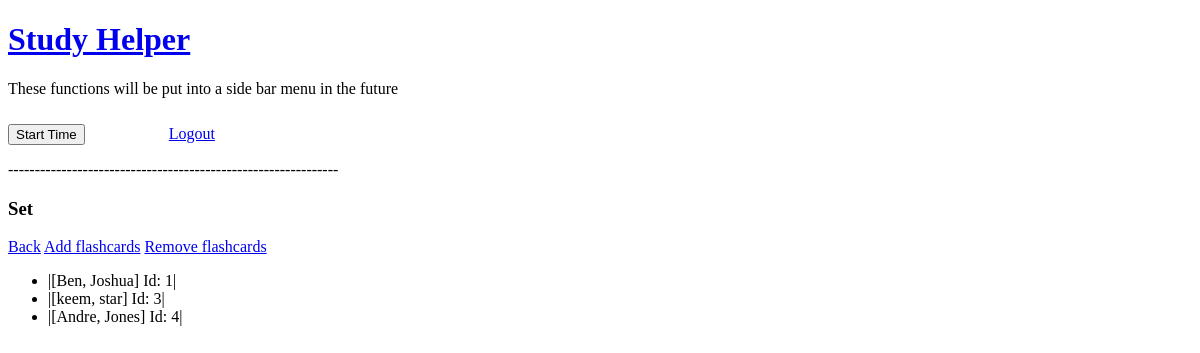
/flashcard/display/Set-1 (signed in), run on an earlier commit of the app's database.
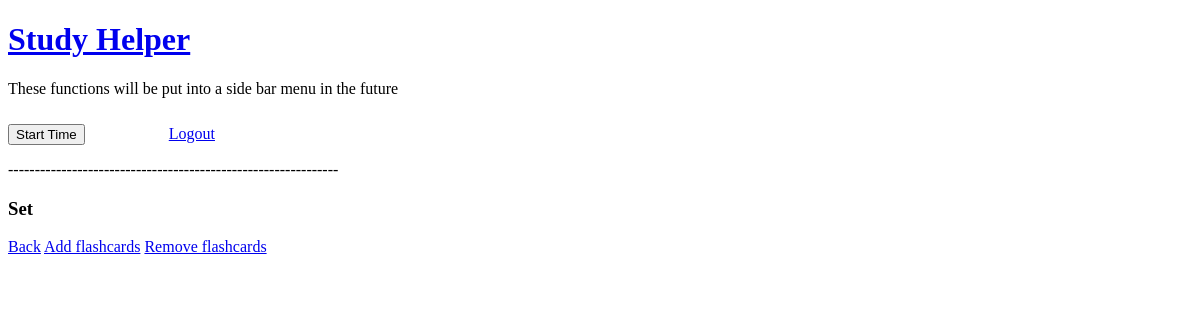
And on a later commit of the database.
### myapp/models.py (models this page shows)
class Card(UserMixin, db.Model):
    id = db.Column(db.Integer, primary_key=True)
    front = db.Column(db.String(256), index=True)
    back = db.Column(db.String(256), index=True)
    set_id = db.Column(db.Integer, db.ForeignKey('flashcardset.id'))
    def __repr__(self):
        return f'|[{self.front}, {self.back}] Id: {self.id}|'

### myapp/routes.py (the view, shortened to what this page needs)
@myapp_obj.route("/flashcard/<option>/<name>-<id>", methods=['GET', 'POST'])
@login_required
def flashcard(option, name, id):
    if (str(option) == "add"):
        add_form = CardAddForm()
        if add_form.validate_on_submit():
            card = Card(front = add_form.front.data, back = add_form.back.data, set_id = id)
            db.session.add(card)
            db.session.commit()
            flash(f'Card has been added')
        return render_template('/flashcard/flashcard_add_cards.html', form=add_form,
         name=name, id=id)
    elif (str(option) == "display"):
        list = Card.query.filter_by(set_id = id)
        return render_template('/flashcard/flashcard_display.html', name=name, id=id, list = list)
    return str(option) + ' is a invalid route.'

### myapp/models.py (called while the page is built)
@login.user_loader
def load_user(id):
    return User.query.get(int(id))

### myapp/templates/flashcard/flashcard_display.html
{% extends "user/user_menu.html" %}
{% block content %}
<h3>{{ name }}</h3>
<a href="/flashcard">Back</a>
<a href="/flashcard/add/{{ name }}-{{ id }}">Add flashcards</a>
<a href="/flashcard/delete/{{ name }}-{{ id }}">Remove flashcards</a>
<ul>
{% for cards in list %}
    <li>{{ cards }}</li>
{% endfor %}
</ul>
{% endblock %}

What changed in the data, as far as the page shows it:
removed Card: front+back+id "|[Ben, Joshua] Id: 1|"
removed Card: front+back+id "|[keem, star] Id: 3|"
removed Card: front+back+id "|[Andre, Jones] Id: 4|"
